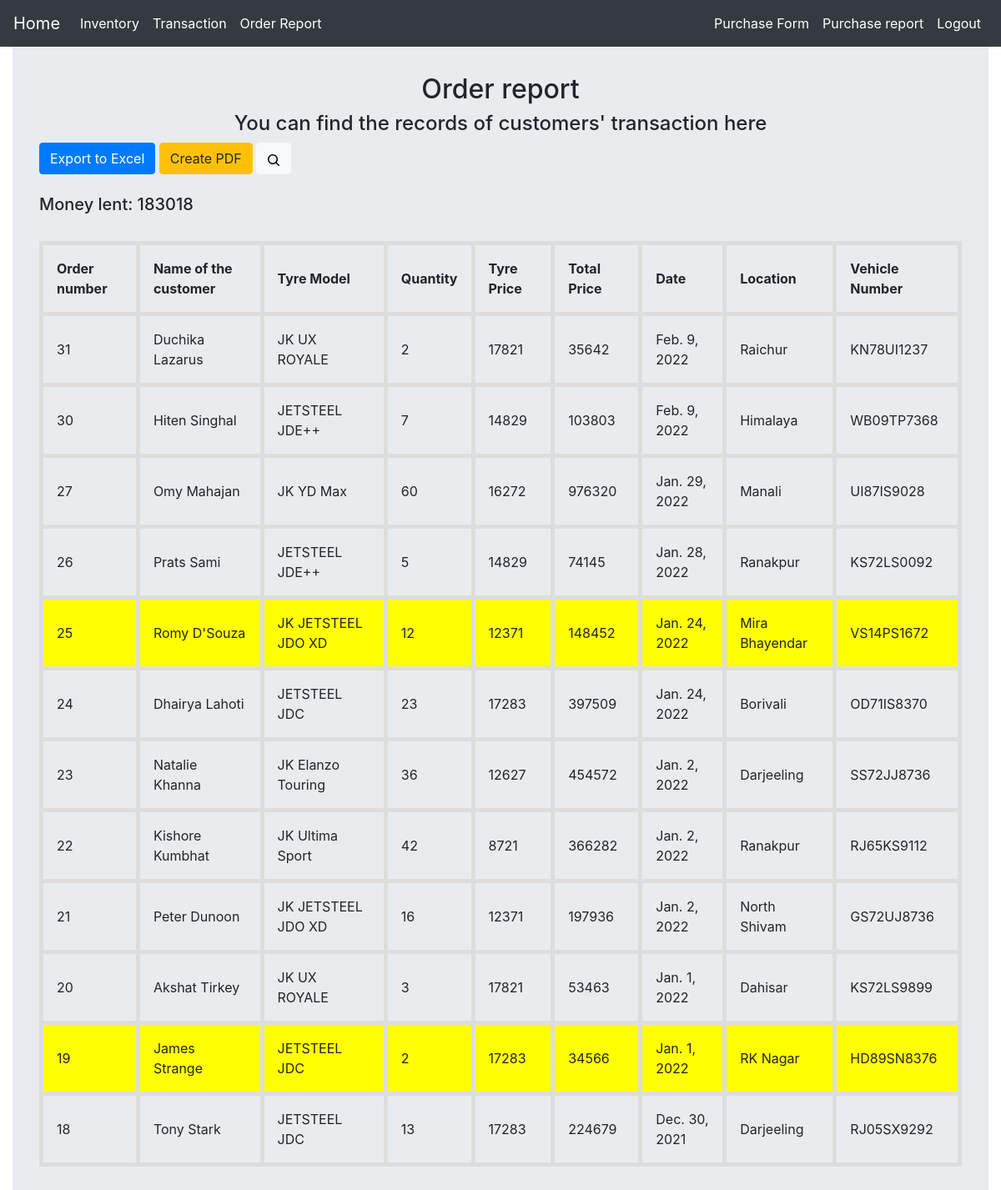
/employee_or_customer/customer_order/all_orders/ (signed in), run on the app's committed database.
### customers/models.py (models this page shows, shortened)
class customer_order_model(models.Model):
    customer_name = models.CharField(max_length=30, blank=False, null=False)
    company_name = models.CharField(max_length=30, blank=False, null=False)
    tyre_model = models.ForeignKey(tyre_stockmodel, on_delete=models.CASCADE)
    tyre_number = models.TextField(max_length=200, blank=False, null=False)
    quantity = models.IntegerField(blank=False, null=False)
    fitment_position = models.TextField(max_length=200, blank=True, null=True)
    mail_id = models.CharField(max_length=254, null=False, blank=False)
    phone_number= models.CharField(max_length = 16)
    date = models.DateField(default=timezone.now)
    payment_method = models.CharField(max_length=100, choices=pay)
    vehicle_number = models.CharField(max_length=10, blank=True, null=True)
    location = models.CharField(max_length=50, blank=True, null=True)
    payment_done = models.BooleanField(default=False, blank=False, null=False)

### tyre_stock/models.py (models this page shows, shortened)
class tyre_stockmodel(models.Model):
    tyre_name = models.CharField(max_length=50, unique=True, blank=False, error_messages ={
                    "unique":"This Tyre model already exists. Please use another name."})
    number_of_tyres = models.PositiveIntegerField(blank=False)
    reorder_number = models.PositiveIntegerField(blank=False)
    date_refreshed = models.DateField(auto_now=True)
    price = models.PositiveIntegerField(blank=False)
    commercial_vehicle_tyre = models.BooleanField(default=False)
    def __str__(self):
        return str(self.tyre_name)

### customers/views.py (the view)
# urls.py: path('customer_order/all_orders/', views.all_orders, name='all_orders'),
@login_required
def all_orders(request):
    orders = customer_order_model.objects.all().order_by('-id')
    order_filter = OrderFilter(request.GET, queryset=orders)
    x=0
    for money in orders:
        if money.payment_done == False:
            x = x+ int(int(money.quantity) * int(money.tyre_model.price))
    return render(request, 'customers/all_orders.html', {'filter': order_filter, 'orders':orders, 'x':x})

### customers/templatetags/multiplication.py (called while the page is built)
@register.simple_tag()
def multiply(qty, unit_price, *args, **kwargs):
    result = int(qty) * int(unit_price)
    return result

### templates/customers/all_orders.html (shortened to what this page needs)
{% extends 'tyre_stock/base.html' %}
{% block body_block %}
{% load multiplication %}
<div class="container-fluid">
    <br>
  <div class='jumbotron'>
    <h2 align="center">Order report</h2>
    <h4 align="center">You can find the records of customers' transaction here</h4>
    <button id="ex" class="btn btn-primary" onclick="tableToExcel(
        'table')">
        Export to Excel
    </button>
    <input class="btn btn-warning" type="button" value="Create PDF"
            id="btPrint" onclick="Export()" />
            <button type="button" class="btn btn-light" data-toggle="collapse" data-target="#fil"><svg xmlns="http://www.w3.org/2000/svg" viewBox="0 0 16 16" width="16" height="16"><path fill-rule="evenodd" d="M11.5 7a4.499 4.499 0 11-8.998 0A4.499 4.499 0 0111.5 7zm-.82 4.74a6 6 0 111.06-1.06l3.04 3.04a.75.75 0 11-1.06 1.06l-3.04-3.04z"></path></svg></button>
    <br><br>
    <h5>Money lent: {{x}}</h5>
    <br>
    <table id='table'>
      <thead>
        <th>Order number</th>
        <th>Name of the customer</th>
        <th>Tyre Model</th>
        <th>Quantity</th>
        <th>Tyre Price</th>
        <th>Total Price</th>
        <th>Date</th>
        <th>Location</th>
        <th>Vehicle Number</th>
      </thead>
      {% for or in filter.qs %}
      {% if or.payment_done == False %}
      <tr style="background-color:#FFFF00">
        <td onclick="location.href='{{or.id}}'">{{or.id}}</td>
        <td onclick="location.href='{{or.id}}'" >{{or.customer_name}}</td>
        <td>{{or.tyre_model}}</td>
        <td>{{or.quantity}}</td>
        <td>{{or.tyre_model.price}}</td>
        <td>{% multiply or.tyre_model.price or.quantity %}</td>
        <td>{{or.date}}</td>
        <td>{{or.location}}</td>
        <td>{{or.vehicle_number}}</td>
      </tr>
      {% else %}
      <tr>
        <td onclick="location.href='{{or.id}}'">{{or.id}}</td>
        <td onclick="location.href='{{or.id}}'" >{{or.customer_name}}</td>
        <td>{{or.tyre_model}}</td>
        <td>{{or.quantity}}</td>
        <td>{{or.tyre_model.price}}</td>
        <td>{% multiply or.tyre_model.price or.quantity %}</td>
        <td>{{or.date}}</td>
        <td>{{or.location}}</td>
        <td>{{or.vehicle_number}}</td>
      </tr>
      {% endif %}
      {% endfor %}
    </table>
  </div>
</div>
{% endblock %}

### static/css/stock_table.css (style rules this page uses)
* { box-sizing: border-box; }
table { border-collapse: collapse; border-spacing: 0; width: 100%; border: 5px solid #ddd; }
th, td { text-align: left; padding: 16px; border: 5px solid #ddd; }

### data on the page
customer_order_model: id "31", customer_name "Duchika Lazarus", tyre_model "JK UX ROYALE", quantity "2", tyre_model.price "17821", tyre_model+quantity "35642", date "Feb. 9, 2022", location "Raichur", vehicle_number "KN78UI1237"
customer_order_model: id "30", customer_name "Hiten Singhal", tyre_model "JETSTEEL JDE++", quantity "7", tyre_model.price "14829", tyre_model+quantity "103803", date "Feb. 9, 2022", location "Himalaya", vehicle_number "WB09TP7368"
customer_order_model: id "27", customer_name "Omy Mahajan", tyre_model "JK YD Max", quantity "60", tyre_model.price "16272", tyre_model+quantity "976320", date "Jan. 29, 2022", location "Manali", vehicle_number "UI87IS9028"
customer_order_model: id "26", customer_name "Prats Sami", tyre_model "JETSTEEL JDE++", quantity "5", tyre_model.price "14829", tyre_model+quantity "74145", date "Jan. 28, 2022", location "Ranakpur", vehicle_number "KS72LS0092"
customer_order_model: id "25", customer_name "Romy D'Souza", tyre_model "JK JETSTEEL JDO XD", quantity "12", tyre_model.price "12371", tyre_model+quantity "148452", date "Jan. 24, 2022", location "Mira Bhayendar", vehicle_number "VS14PS1672"
customer_order_model: id "24", customer_name "Dhairya Lahoti", tyre_model "JETSTEEL JDC", quantity "23", tyre_model.price "17283", tyre_model+quantity "397509", date "Jan. 24, 2022", location "Borivali", vehicle_number "OD71IS8370"
customer_order_model: id "23", customer_name "Natalie Khanna", tyre_model "JK Elanzo Touring", quantity "36", tyre_model.price "12627", tyre_model+quantity "454572", date "Jan. 2, 2022", location "Darjeeling", vehicle_number "SS72JJ8736"
customer_order_model: id "22", customer_name "Kishore Kumbhat", tyre_model "JK Ultima Sport", quantity "42", tyre_model.price "8721", tyre_model+quantity "366282", date "Jan. 2, 2022", location "Ranakpur", vehicle_number "RJ65KS9112"
customer_order_model: id "21", customer_name "Peter Dunoon", tyre_model "JK JETSTEEL JDO XD", quantity "16", tyre_model.price "12371", tyre_model+quantity "197936", date "Jan. 2, 2022", location "North Shivam", vehicle_number "GS72UJ8736"
customer_order_model: id "20", customer_name "Akshat Tirkey", tyre_model "JK UX ROYALE", quantity "3", tyre_model.price "17821", tyre_model+quantity "53463", date "Jan. 1, 2022", location "Dahisar", vehicle_number "KS72LS9899"
customer_order_model: id "19", customer_name "James Strange", tyre_model "JETSTEEL JDC", quantity "2", tyre_model.price "17283", tyre_model+quantity "34566", date "Jan. 1, 2022", location "RK Nagar", vehicle_number "HD89SN8376"
customer_order_model: id "18", customer_name "Tony Stark", tyre_model "JETSTEEL JDC", quantity "13", tyre_model.price "17283", tyre_model+quantity "224679", date "Dec. 30, 2021", location "Darjeeling", vehicle_number "RJ05SX9292"

### other printed values
{{ x }} "183018"
